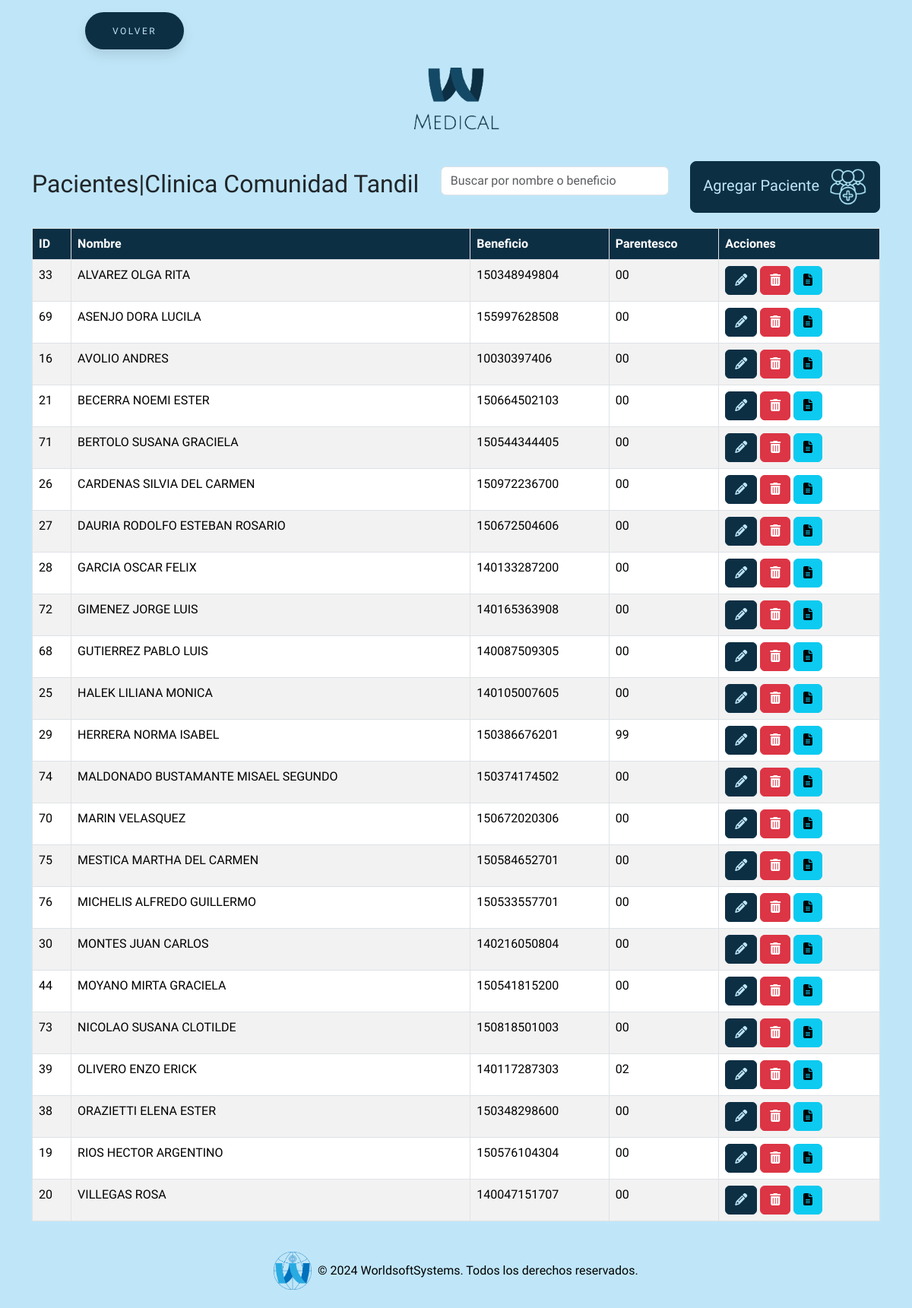
Screenshot of /pacientes/paciente.php (signed in) with the database file from the repository.
### tables this page shows
CREATE TABLE `parametro_sistema` (
  `id` int(11) NOT NULL,
  `inst` varchar(255) NOT NULL,
  `razon_social` varchar(255) NOT NULL,
  `c_interno` int(11) NOT NULL,
  `c_pami` int(11) NOT NULL,
  `cuit` int(11) NOT NULL,
  `u_efect` varchar(255) NOT NULL,
  `clave_efect` varchar(255) NOT NULL,
  `mail` varchar(255) NOT NULL,
  `boca_ate` int(11) NOT NULL,
  `dir` varchar(255) NOT NULL,
  `localidad` varchar(255) NOT NULL,
  `cod_sucursal` int(11) NOT NULL,
  `tel` int(11) NOT NULL
);

CREATE TABLE `paciente` (
  `id` int(11) NOT NULL,
  `nombre` varchar(255) NOT NULL,
  `obra_social` int(255) NOT NULL,
  `fecha_nac` date NOT NULL,
  `sexo` varchar(255) NOT NULL,
  `domicilio` varchar(255) NOT NULL,
  `localidad` varchar(255) NOT NULL,
  `partido` varchar(255) NOT NULL,
  `c_postal` int(255) NOT NULL,
  `telefono` varchar(255) NOT NULL,
  `tipo_doc` varchar(255) NOT NULL,
  `nro_doc` int(255) NOT NULL,
  `admision` date NOT NULL,
  `id_prof` int(255) NOT NULL,
  `benef` bigint(255) NOT NULL,
  `parentesco` varchar(2) NOT NULL,
  `hijos` int(255) NOT NULL,
  `ocupacion` varchar(255) NOT NULL,
  `tipo_afiliado` int(255) NOT NULL,
  `modalidad` int(11) NOT NULL
);

### pacientes/paciente.php (the view, shortened to what this page needs)
<?php
require_once "../conexion.php";
$sql = "SELECT p.*
        FROM paciente p
        ORDER BY p.nombre ASC";
$result = $conn->query($sql);
$sqlTitle = "SELECT inst FROM parametro_sistema LIMIT 1";
$resultTitle = $conn->query($sqlTitle);
$title = "Iniciar sesión";
if ($resultTitle && $resultTitle->num_rows > 0) {
    $row = $resultTitle->fetch_assoc();
    $title = $row['inst'];
}
?>
<!DOCTYPE html>
<html lang="es">
<head>
    <link href="https://cdn.jsdelivr.net/npm/bootstrap@5.3.3/dist/css/bootstrap.min.css" rel="stylesheet"
>
    <link rel="stylesheet" href="https://cdnjs.cloudflare.com/ajax/libs/font-awesome/6.5.2/css/all.min.css"
 />
    <link href="https://cdnjs.cloudflare.com/ajax/libs/bootstrap-datepicker/1.9.0/css/bootstrap-datepicker.min.css"
        rel="stylesheet">
    <link rel="stylesheet" href="../estilos/styleBotones.css">
    <link rel="stylesheet" href="../estilos/styleGeneral.css">
</head>
<body>
    <button class="button" style="vertical-align:middle; margin-left:7rem"
        onclick="window.location.href = '../inicio/home.php';">
        <span>VOLVER</span>
    </button>
    <div class="text-center my-4">
        <img src="../img/logo.png" alt="Logo MEDICAL" class="img-fluid" style="max-width: 15rem;">
    </div>
    <div class="container">
        <div class="title-container">
            <h2>Pacientes|<?php echo htmlspecialchars($title); ?></h2>
            <input type="text" id="searchInput" class="form-control" placeholder="Buscar por nombre o beneficio"
                style="margin-bottom: 15px; width: 300px; display: inline-block;">
            <button type="button" class="btn btn-custom btn-lg" data-bs-toggle="modal"
                data-bs-target="#agregarPacienteModal">
                Agregar Paciente <img src="../img/home/pacientes.png" alt="Icono agregar paciente"
                    style="width: 50px; height: 50px; margin-left: 8px;">
            </button>
        </div>
        <table class="table table-striped table-bordered " id="pacientesTable">
            <thead class="table-custom">
                <tr>
                    <th>ID</th>
                    <th>Nombre</th>
                    <th>Beneficio</th>
                    <th>Parentesco</th>
                    <th>Acciones</th>
                </tr>
            </thead>
            <tbody>
                <?php if ($result->num_rows > 0): ?>
                    <?php while ($row = $result->fetch_assoc()): ?>
                        <tr>
                            <td><?= $row["id"] ?></td>
                            <td><?= $row["nombre"] ?></td>
                            <td><?= $row["benef"] ?></td>
                            <td><?= $row["parentesco"] ?></td>
                            <td>
                                <button class="btn btn-custom-editar" onclick='editarPaciente(<?= json_encode($row) ?>)'><i
                                        class="fas fa-pencil-alt"></i></button>
                                <a href="?eliminar=<?= $row['id'] ?>" class="btn btn-danger"
                                    onclick="return confirm('¿Estás seguro de que deseas eliminar este paciente?');"><i
                                        class="fas fa-trash-alt"></i></a>
                                <button class="btn btn-info" onclick="openReportModal(<?= $row['id'] ?>)">
                                    <i class="fas fa-file-alt"></i>
                                </button>
                            </td>
                        </tr>
                    <?php endwhile; ?>
                <?php else: ?>
                    <tr>
                        <td colspan="4">No se encontraron resultados</td>
                    </tr>
                <?php endif; ?>
            </tbody>
        </table>
    </div>
    <footer class="bg-dark text-white text-center py-4 mt-auto">
        <div class="container">
            <div class="row justify-content-center">
                <div class="col-md-12 footer-logo-text">
                    <img src="../img/logoWSS.png" alt="Logo" class="img-fluid" style="max-height: 50px;">
                    <p class="mb-0">&copy; 2024 WorldsoftSystems. Todos los derechos reservados.</p>
                </div>
            </div>
        </div>
    </footer>
</body>
</html>

### estilos/styleBotones.css (style rules this page uses)
:root { --primary-color: #0d2f44; }
.title-container { display: flex; align-items: center; justify-content: space-between; margin-bottom: 20px; }
.btn-custom { background-color: var(--primary-color) !important; border-color: var(--primary-color) !important; color: #bfe6f8 !important; transition: all 0.3s ease; }
.btn-custom-editar { background-color: var(--primary-color) !important; border-color: var(--primary-color) !important; color: #bfe6f8 !important; transition: all 0.3s ease; }
.button { padding: 1.3em 3em; font-size: 12px; text-transform: uppercase; letter-spacing: 2.5px; font-weight: 500; color: #bfe6f8; background-color: var(--primary-color) !important; border-color: var(--primary-color) !important; border: none; border-radius: 45px; box-shadow: 0px 8px 15px rgba(0, 0, 0, 0.1); transition: all 0.3s ease 0s; cursor: pointer; outline: none; margin-top: 1rem; }

### estilos/styleGeneral.css (style rules this page uses)
:root { --primary-color: #0d2f44; }
body, html { background-color: #bfe6f8 !important; font-family: 'Cabin Condensed', sans-serif !important; }
a { text-decoration: none !important; }
.table-custom th { background-color: var(--primary-color) !important; color: white !important; }
.footer-logo-text { display: flex; align-items: center; justify-content: center; color: #000; }
footer.bg-dark { background-color: transparent !important; padding-top: 10rem; }
.footer-logo-text img { margin-right: 0.5rem; }

### rows the page displays
parametro_sistema: inst "Clinica Comunidad Tandil"
paciente: id "33", nombre "ALVAREZ OLGA RITA", benef "150348949804", parentesco "00"
paciente: id "69", nombre "ASENJO DORA LUCILA", benef "155997628508", parentesco "00"
paciente: id "16", nombre "AVOLIO ANDRES", benef "10030397406", parentesco "00"
paciente: id "21", nombre "BECERRA NOEMI ESTER", benef "150664502103", parentesco "00"
paciente: id "71", nombre "BERTOLO SUSANA GRACIELA", benef "150544344405", parentesco "00"
paciente: id "26", nombre "CARDENAS SILVIA DEL CARMEN", benef "150972236700", parentesco "00"
paciente: id "27", nombre "DAURIA RODOLFO ESTEBAN ROSARIO", benef "150672504606", parentesco "00"
paciente: id "28", nombre "GARCIA OSCAR FELIX", benef "140133287200", parentesco "00"
paciente: id "72", nombre "GIMENEZ JORGE LUIS", benef "140165363908", parentesco "00"
paciente: id "68", nombre "GUTIERREZ PABLO LUIS", benef "140087509305", parentesco "00"
paciente: id "25", nombre "HALEK LILIANA MONICA", benef "140105007605", parentesco "00"
paciente: id "29", nombre "HERRERA NORMA ISABEL", benef "150386676201", parentesco "99"
paciente: id "74", nombre "MALDONADO BUSTAMANTE MISAEL SEGUNDO", benef "150374174502", parentesco "00"
paciente: id "70", nombre "MARIN VELASQUEZ", benef "150672020306", parentesco "00"
paciente: id "75", nombre "MESTICA MARTHA DEL CARMEN", benef "150584652701", parentesco "00"
paciente: id "76", nombre "MICHELIS ALFREDO GUILLERMO", benef "150533557701", parentesco "00"
paciente: id "30", nombre "MONTES JUAN CARLOS", benef "140216050804", parentesco "00"
paciente: id "44", nombre "MOYANO MIRTA GRACIELA", benef "150541815200", parentesco "00"
paciente: id "73", nombre "NICOLAO SUSANA CLOTILDE", benef "150818501003", parentesco "00"
paciente: id "39", nombre "OLIVERO ENZO ERICK", benef "140117287303", parentesco "02"
paciente: id "38", nombre "ORAZIETTI ELENA ESTER", benef "150348298600", parentesco "00"
paciente: id "19", nombre "RIOS HECTOR ARGENTINO", benef "150576104304", parentesco "00"
paciente: id "20", nombre "VILLEGAS ROSA", benef "140047151707", parentesco "00"
